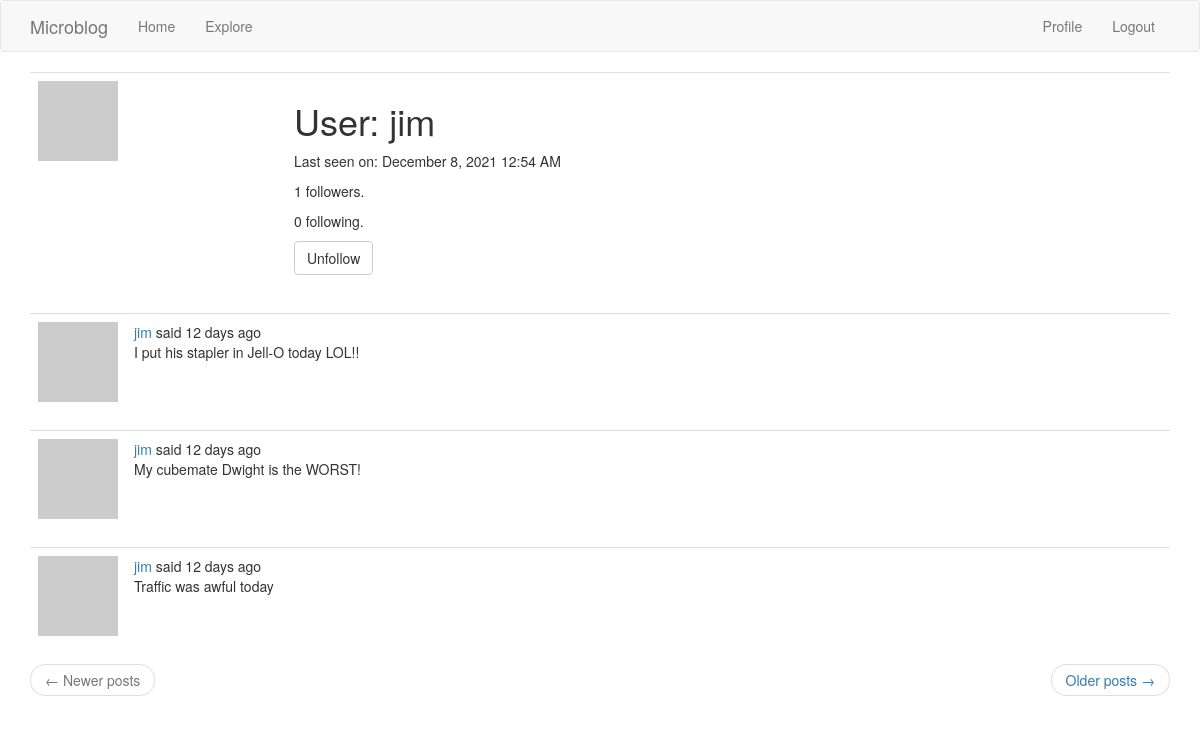
The page /user/jim (signed in) on the database its author committed.
### app/models.py (models this page shows, shortened)
class User(UserMixin, db.Model):
    id = db.Column(db.Integer, primary_key=True)
    username = db.Column(db.String(64), index=True, unique=True)
    email = db.Column(db.String(120), index=True, unique=True)
    password_hash = db.Column(db.String(128))
    about_me = db.Column(db.String(140))
    last_seen = db.Column(db.DateTime, default=datetime.utcnow)
    posts = db.relationship("Post", backref="author", lazy="dynamic")
    followed = db.relationship(
        "User",
        secondary = followers,
        primaryjoin = (followers.c.follower_id == id),
        secondaryjoin = (followers.c.followed_id == id),
        backref = db.backref("followers", lazy="dynamic"),
        lazy="dynamic"
    )
    def avatar(self, size):
        digest = hashlib.md5(self.email.lower().encode("utf-8")).hexdigest()
        url = "https://www.gravatar.com/avatar/{}?d=identicon&s={}"
        return url.format(digest, size)
    def is_following(self, user):
        return self.followed.filter(
            followers.c.followed_id == user.id).count() > 0

class Post(db.Model):
    id = db.Column(db.Integer, primary_key=True)
    body = db.Column(db.String(140))
    timestamp = db.Column(db.DateTime, index=True, default=datetime.utcnow)
    user_id = db.Column(db.Integer, db.ForeignKey('user.id'))

### app/routes.py (the view)
@app.route("/user/<username>")
@login_required
def user(username):
    user = User.query.filter_by(username=username).first_or_404()
    page = request.args.get('page', 1, type=int)
    posts = user.posts.order_by(Post.timestamp.desc()).paginate(
        page, app.config['POSTS_PER_PAGE'], False)
    if posts.has_next:
        next_url = url_for('user', username=user.username, page=posts.next_num)
    else:
        next_url = None
    if posts.has_prev:
        prev_url = url_for('user', username=user.username, page=posts.prev_num)
    else:
        prev_url = None
    form = EmptyForm()
    return render_template("user.html", user=user, posts=posts.items,
        next_url=next_url, prev_url=prev_url, form=form)

### app/forms.py
class EmptyForm(FlaskForm):
    submit = SubmitField("Submit")

### app/models.py (called while the page is built)
@login.user_loader
def load_user(id):
    return User.query.get(int(id))

### app/routes.py (called while the page is built)
@app.before_request
def before_request():
    if current_user.is_authenticated:
        current_user.last_seen = datetime.utcnow()
        db.session.commit()

### app/templates/user.html (shortened to what this page needs)
{% extends "base.html" %}
{% block app_content %}
	<table class='table table-hover'>
		<tr>
			<td width='256px'><img src="{{ user.avatar(256) }}"></td>
			<td>
				<h1>User: {{ user.username }}</h1>
				{% if user.last_seen %}
					<p>Last seen on: {{ moment(user.last_seen).format('LLL') }}</p>
				{% endif %}
				<p>{{ user.followers.count() }} followers.</p>
				<p>{{ user.followed.count() }} following.</p>
				{% if user == current_user %}
					<p><a href="{{ url_for("edit_profile") }}">Edit profile</p>
				{% else %}
					<p>
						<form action="{{ url_for("unfollow", username=user.username) }}" method="post">
							{{ form.submit(value="Unfollow", class_='btn btn-default') }}
						</form>
				{% endif %}
			</td>
		</tr>
	</table>
	{% for post in posts %}
		{% include "_post.html"  %}
	{% endfor %}
    <nav aria-label="...">
        <ul class="pager">
            <li class="previous{% if not prev_url %} disabled{% endif %}">
                <a href="{{ prev_url or '#' }}">
                    <span aria-hidden="true">&larr;</span> Newer posts
                </a>
            </li>
            <li class="next{% if not next_url %} disabled{% endif %}">
                <a href="{{ next_url or '#' }}">
                    Older posts <span aria-hidden="true">&rarr;</span>
                </a>
            </li>
        </ul>
    </nav>
{% endblock %}

### app/templates/_post.html
<table class="table table-hover">
	<tr>
		<td width="70px">
			<a href="{{ url_for('user', username=post.author.username) }}">
				<img src="{{ post.author.avatar(70) }}" />
			</a>
		</td>
		<td>
			<a href="{{ url_for('user', username=post.author.username) }}">
				{{ post.author.username }}
			</a>
			said {{ moment(post.timestamp).fromNow() }}
			<br>
			{{ post.body }}
		</td>
	</tr>
</table>

### rows shown on the page
User: username "jim", last_seen "December 8, 2021 12:54 AM"
Post: author.username "jim", timestamp "12 days ago", body "I put his stapler in Jell-O today LOL!!"
Post: author.username "jim", timestamp "12 days ago", body "My cubemate Dwight is the WORST!"
Post: author.username "jim", timestamp "12 days ago", body "Traffic was awful today"

### other values the page prints
{{ user.followers.count() }} "1"
{{ user.followed.count() }} "0"
